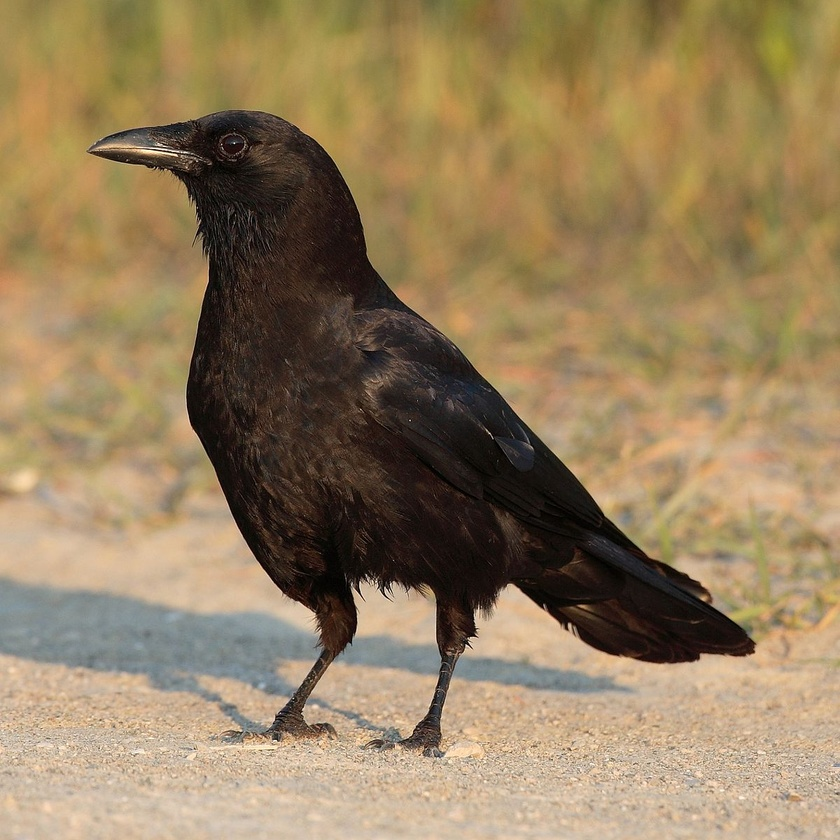
#> input picture bird.jpg, 840 x 840 px, shrunk from 1200 x 1200 before the run
$ python kmeans.py
#> lines starting #> are read from the running program, lines starting #| are printed output that depends on the picture
import numpy as np
from PIL import Image
import matplotlib.pyplot as plt

def Kmeans(imgMat, k):
    size = imgMat.itemsize                                   # length of each element of array in bytes (Needed in strides)
    height, length = imgMat.shape[:2]                        # retrieving picture's dimensions
    distancesOld = np.zeros((height, length,k))              # initializing Distances
    imgRes = imgMat.copy()                                   # "Results" image
    centroids = np.random.randint(0, 256, size=(1, k))       # initializing centroids
    img_view = np.lib.stride_tricks.as_strided(imgMat, shape=(height, length, 1, k),    # the shape of the array after striding
            strides=(length*size, 1*size, 0*size, 0*size))   # stride size mesured in bytes (size=1byte) step : full length then one step
    while True:                                              # loop in num of iterations
        distances = np.array(np.abs(img_view - centroids)[:, :, 0, :])   # Manhattan Distance calculating
        if (np.array_equal(distancesOld,distances)) :        # test if converged
            break                                            # break if (new distances == old distances)
        idx = np.argmin(distances, axis=-1)                  # indices of minimum distances
        for i in range(k):                                   # loop in centroids
            imgRes[idx == i] = centroids[0][i]               # if indice of minimum distance equals to cluster's n then assign the indice with centroid value
            cluster = imgMat[idx == i]                       # group the minimum distances indices in one cluster for every centroid's cluster
            if len(cluster) == 0:                            # if the cluster is empty there is no need to update the centroid
                continue                                     # iterate next element
            centroids[0][i] = np.mean(cluster)               # update centroid with mean(cluster)
        distancesOld = distances                             # updating old distances
    return imgRes

img = Image.open('bird.jpg').convert('L')
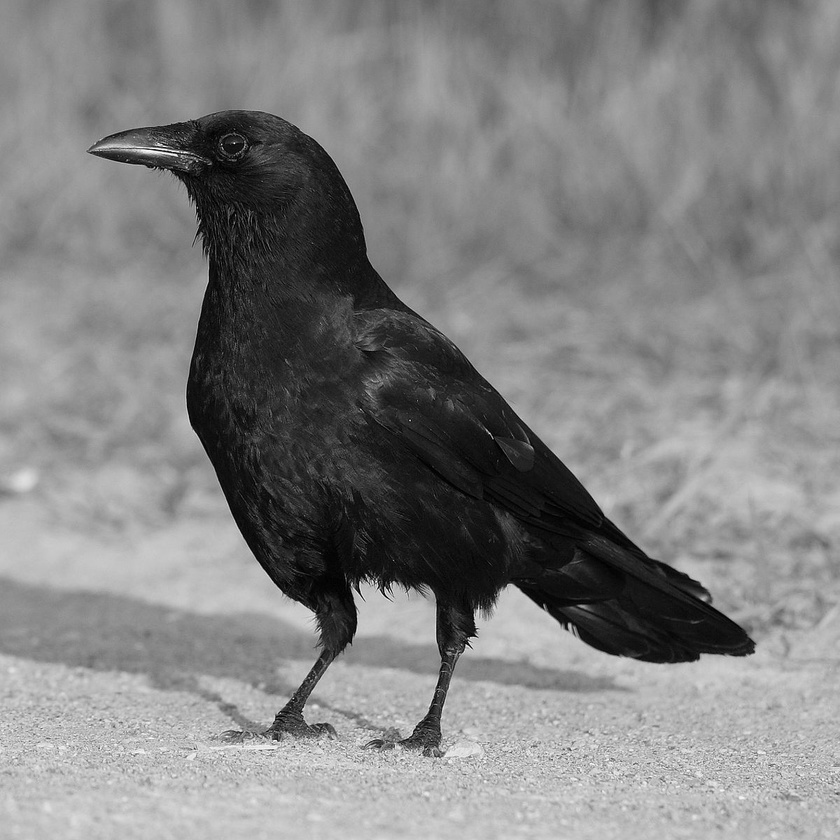
#> img: PIL image 840x840 L; min 0, max 252, mean 130.2
imgMat = np.array(img)
k = int(input('Enter k clusters (classes) : '))
#> the answer given: 3
imgRes = Kmeans(imgMat, k)
#> in Kmeans, `size = imgMat.itemsize`: size = 1
#> the loop in Kmeans, `while True:` made 7 passes
#> pass 1, in Kmeans, `distances = np.array(np.abs(img_view - centroids)[:, :, 0, :])`:
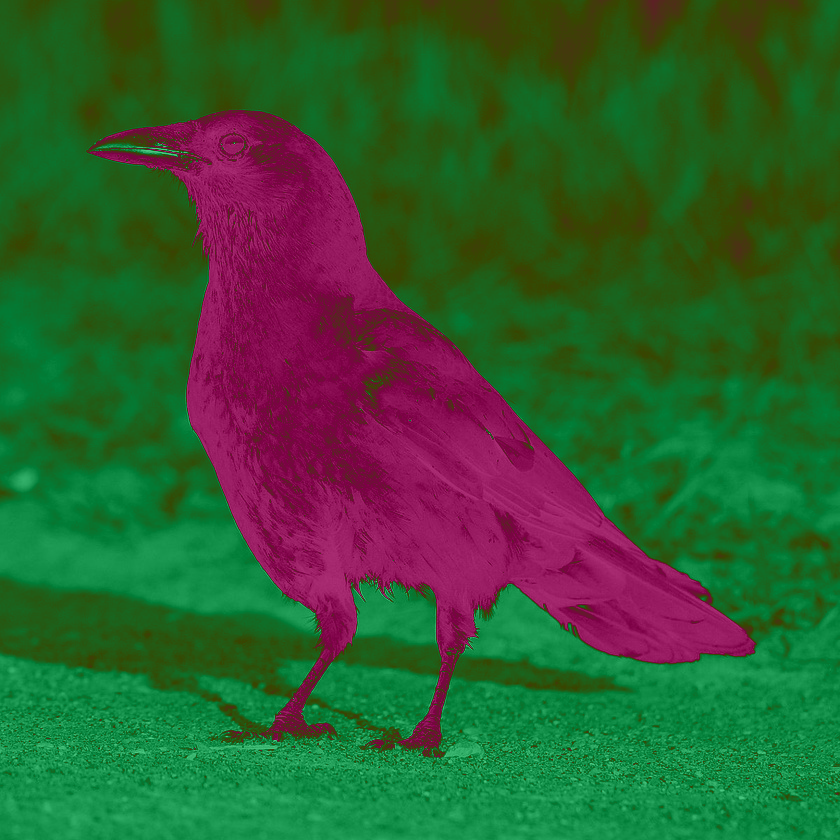
#> distances: shape (840, 840, 3) int64; mean of channels 0, 1, 2 50.2, 90.1, 48.3; drawn as R, G, B
#> pass 1, in Kmeans, `idx = np.argmin(distances, axis=-1)`:
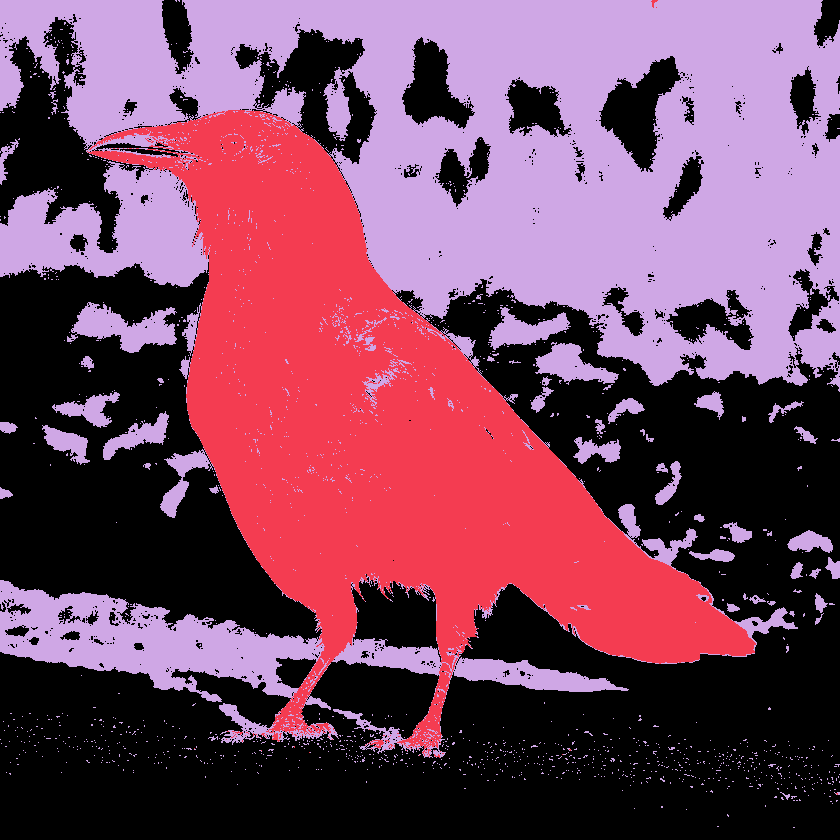
#> idx: shape (840, 840) int64; 3 distinct labels, from 0 to 2; one colour per label, 0 black
#> pass 2, in Kmeans, `idx = np.argmin(distances, axis=-1)`:
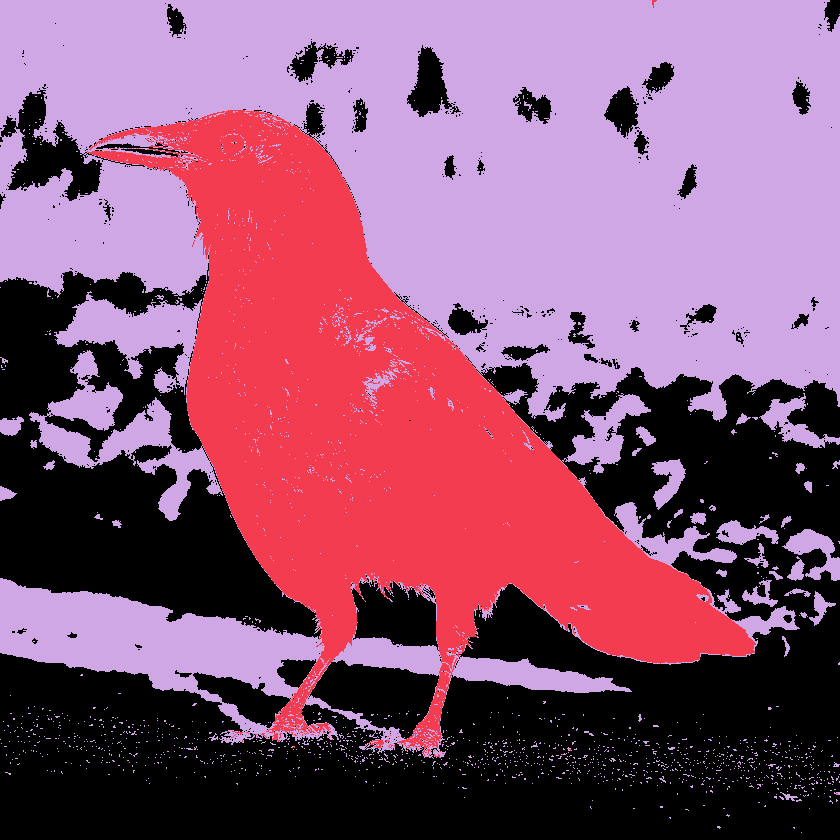
#> idx: shape (840, 840) int64; 3 distinct labels, from 0 to 2; one colour per label, 0 black
#> after the loop in Kmeans, `while True:`:
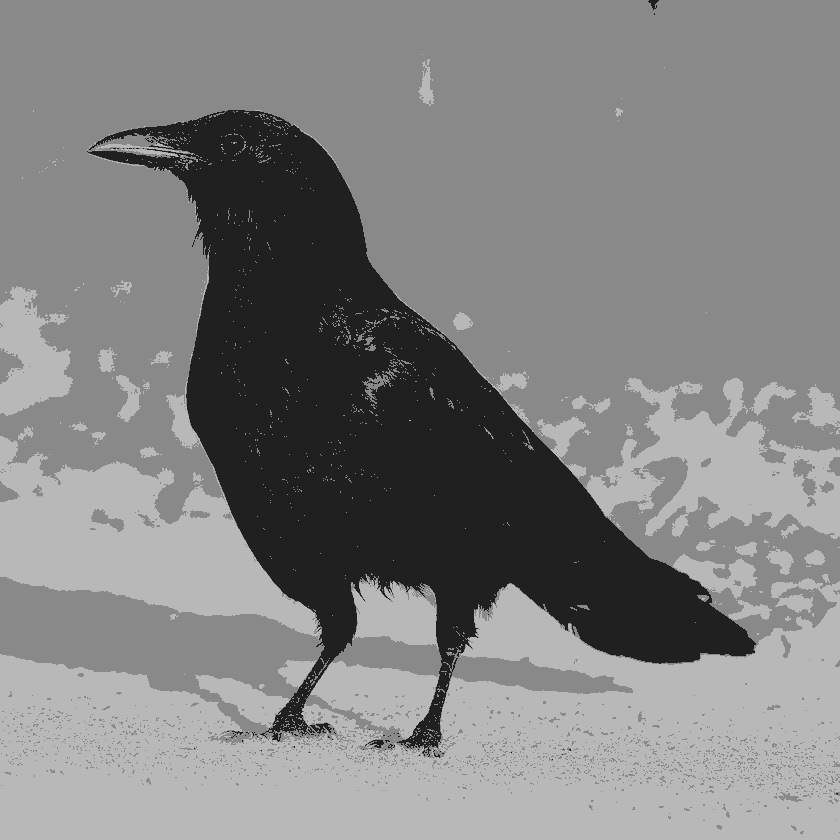
#> imgRes: shape (840, 840); min 32, max 184, mean 129.5
#> after the loop in Kmeans, `while True:`: centroids = [[184, 32, 137]]

plt.subplot(1, 2, 1)
plt.title('Original')
plt.imshow(img, cmap='gray')
plt.subplot(1, 2, 2)
plt.title('Simplified Image')
plt.imshow(Image.fromarray(imgRes), cmap='gray')
plt.show()

$ run again, with Test.png saved as bird.jpg
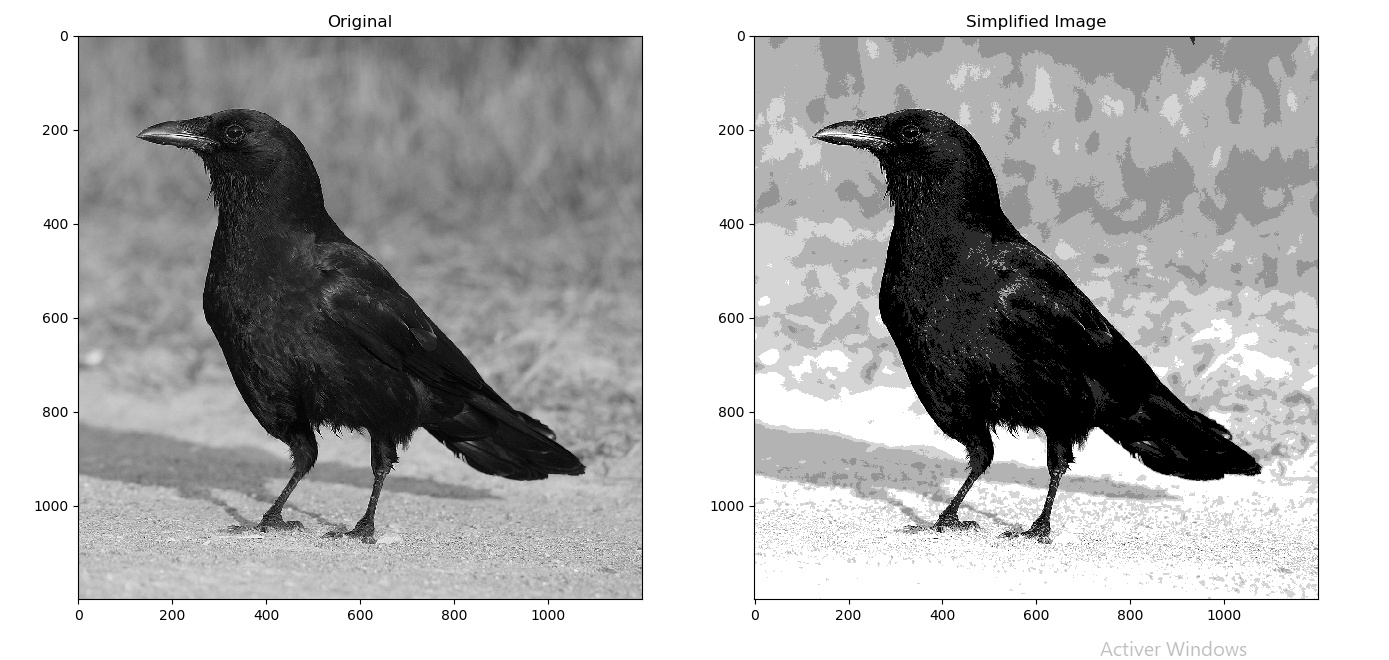
#> input picture Test.png, 1389 x 660 px
#> size = 1
#> after the loop in Kmeans, `while True:`:
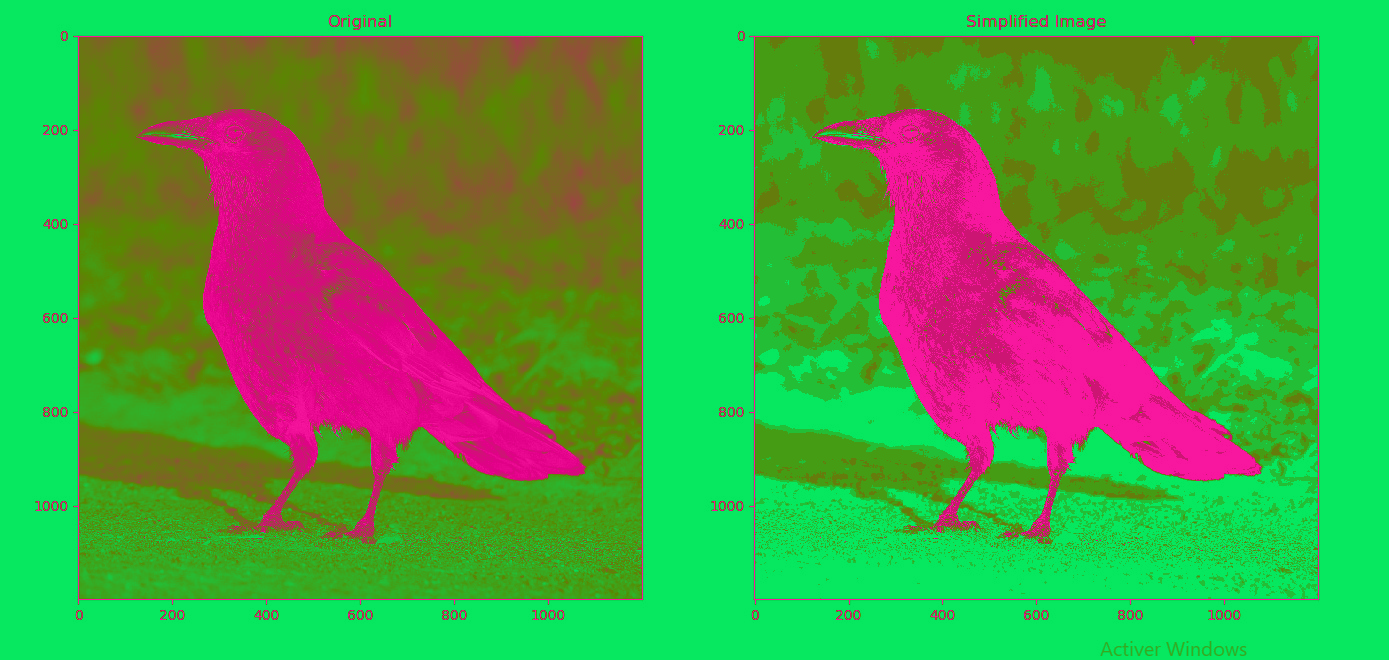
#> distances: shape (660, 1389, 3) int64; mean of channels 0, 1, 2 75.5, 157.3, 67.8; drawn as R, G, B
#> after the loop in Kmeans, `while True:`:
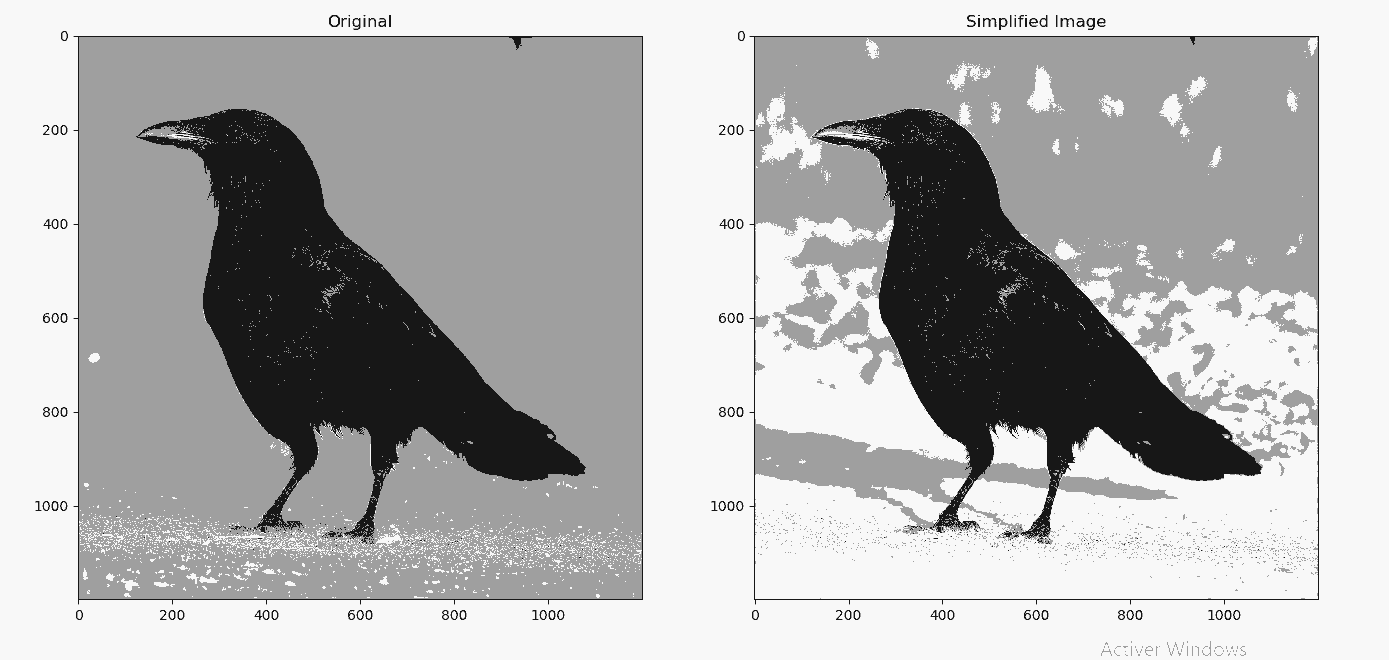
#> imgRes: shape (660, 1389); min 23, max 248, mean 177.1
#> after the loop in Kmeans, `while True:`: centroids = [[248, 23, 159]]
